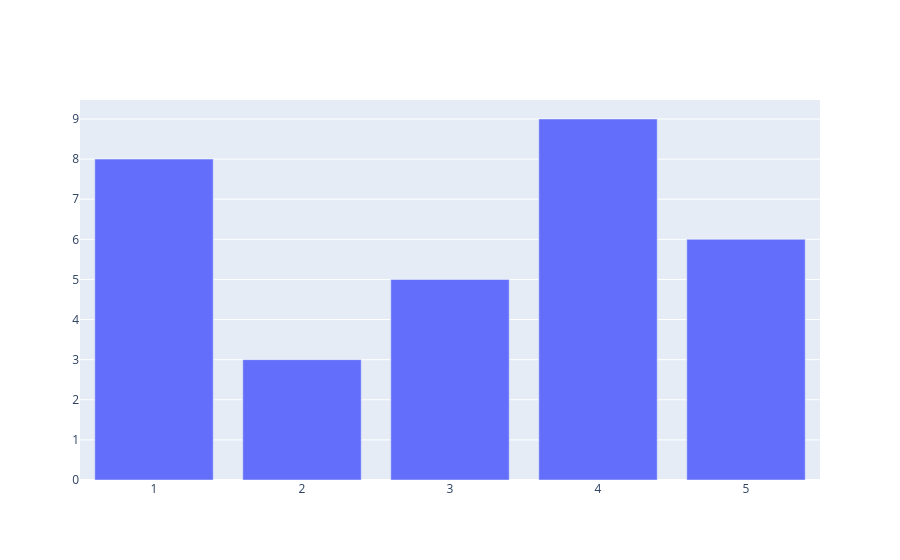

The notebook cell saved with this chart:
### Code cell
#for bar chart
fig = go.Figure()
fig.add_trace(go.Bar(x = [1,2,3,4,5] , y = [8,3,5,9,6]))

### Figure 1 — Plotly figure (JSON) as saved in the notebook; plotly's stock layout.template omitted (floating-point values rounded to 4 significant figures)
{"data": [{"type": "bar", "x": [1, 2, 3, 4, 5], "y": [8, 3, 5, 9, 6]}], "layout": {}}
